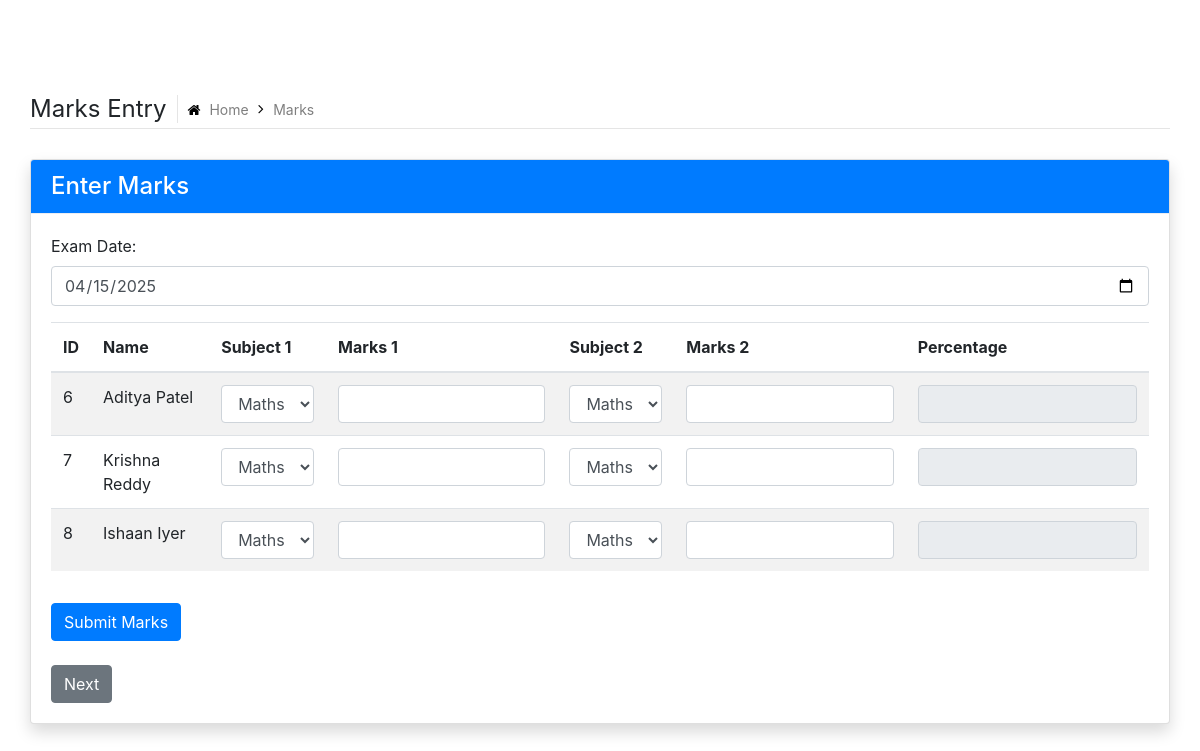
Page /admin/marks-entry.php on the committed database.
### tables this page shows
CREATE TABLE `add_students` (
  `id` int(11) NOT NULL,
  `fname` varchar(30) NOT NULL,
  `lname` varchar(30) NOT NULL,
  `class` int(2) NOT NULL,
  `division` varchar(1) NOT NULL,
  `contact` varchar(10) NOT NULL,
  `roll` int(3) NOT NULL,
  `address` text NOT NULL,
  `father` varchar(30) NOT NULL,
  `mother` varchar(30) NOT NULL,
  `dob` date NOT NULL,
  `admissionDate` date NOT NULL
);

### admin/marks-entry.php (the view, shortened to what this page needs)
<?php
include("databaseConnection.php");
$records_per_page = 3;
$page = isset($_GET['page']) ? (int)$_GET['page'] : 1;
$offset = ($page - 1) * $records_per_page;
$search = isset($_GET['search']) ? $conn->real_escape_string($_GET['search']) : '';
$query = "SELECT * FROM add_students";
$query .= " LIMIT $records_per_page OFFSET $offset";
$students = $conn->query($query);
$count_query = "SELECT COUNT(*) as total FROM add_students";
$count_result = $conn->query($count_query);
$total_records = $count_result->fetch_assoc()['total'];
$total_pages = ceil($total_records / $records_per_page);
?>
<!DOCTYPE html>
<html lang="en">
<head>
    <link rel="stylesheet" href="assets/css/assets.css">
    <link rel="stylesheet" href="assets/css/style.css">
    <link rel="stylesheet" href="assets/css/dashboard.css">
</head>
<body>
<main class="ttr-wrapper">
    <div class="container-fluid">
        <div class="db-breadcrumb">
            <h4 class="breadcrumb-title">Marks Entry</h4>
            <ul class="db-breadcrumb-list">
                <li><a href="#"><i class="fa fa-home"></i> Home</a></li>
                <li>Marks</li>
            </ul>
        </div>
        <div class="row">
            <div class="col-12">
                <div class="card shadow">
                    <div class="card-header bg-primary text-white">
                        <h4 class="mb-0">Enter Marks</h4>
                    </div>
                    <div class="card-body">
                        <form id="marksForm" method="POST" action="submit-marks.php">
    <div class="form-group">
        <label for="exam_date">Exam Date:</label>
        <input type="date" name="exam_date" class="form-control" value="<?= date('Y-m-d'); ?>" required>
    </div>
    <div class="table-responsive">
        <table class="table table-striped">
            <thead>
                <tr>
                    <th>ID</th>
                    <th>Name</th>
                    <th>Subject 1</th>
                    <th>Marks 1</th>
                    <th>Subject 2</th>
                    <th>Marks 2</th>
                    <th>Percentage</th>
                </tr>
            </thead>
            <tbody>
                <?php while ($row = $students->fetch_assoc()): ?>
                    <tr>
                        <td><?= $row['id'] ?></td>
                        <td><?= $row['fname'] . ' ' . $row['lname'] ?></td>
                        <td>
                            <select name="subject1_<?= $row['id'] ?>" class="form-control" required>
                                <option value="Maths">Maths</option>
                            </select>
                        </td>
                        <td>
                            <input type="number" name="marks1_<?= $row['id'] ?>" class="form-control" required>
                        </td>
                        <td>
                            <select name="subject2_<?= $row['id'] ?>" class="form-control" required>
                                <option value="Maths">Maths</option>
                            </select>
                        </td>
                        <td>
                            <input type="number" name="marks2_<?= $row['id'] ?>" class="form-control" required>
                        </td>
                        <td>
                            <input type="text" name="percentage_<?= $row['id'] ?>" class="form-control" readonly>
                        </td>
                    </tr>
                <?php endwhile; ?>
            </tbody>
        </table>
    </div>
    <button type="submit" class="btn btn-primary mt-3">Submit Marks</button>
</form>
                        <div class="pagination mt-4">
                            <?php if ($page < $total_pages): ?>
                                <a href="?page=<?= $page + 1 ?>&search=<?= htmlspecialchars($search) ?>" class="btn btn-secondary">Next</a>
                            <?php endif; ?>
                        </div>
                    </div>
                </div>
            </div>
        </div>
    </div>
</main>
</body>
</html>

### admin/assets/css/dashboard.css (style rules this page uses)
.ttr-wrapper { padding-top: 95px; -webkit-transition: margin 200ms cubic-bezier(0.215, 0.610, 0.355, 1.000); -moz-transition: margin 200ms cubic-bezier(0.215, 0.610, 0.355, 1.000); -o-transition: margin 200ms cubic-bezier(0.215, 0.610, 0.355, 1.000); transition: margin 200ms cubic-bezier(0.215, 0.610, 0.355, 1.000); }
.ttr-wrapper { padding-left:15px; padding-right:15px; }
.db-breadcrumb { display:flex; align-items: center; border-bottom: 1px solid rgba(0,0,0,0.1); padding-bottom: 5px; margin-bottom: 30px; }
.db-breadcrumb-list { list-style:none; margin:0; padding:0; }
.breadcrumb-title { margin-bottom: 0; font-weight: 400; border-right: 1px solid rgba(0,0,0,0.1); padding-right: 10px; margin-right: 10px; line-height: 28px; }
.db-breadcrumb-list li { display: inline-block; color: #7f7f7f; font-size: 14px; padding: 0 20px 0px 0; position:relative; }
.db-breadcrumb-list li i { margin-right:5px; color:#000; }
.db-breadcrumb-list li a { color:#7f7f7f; }
.db-breadcrumb-list li:last-child { padding-right:0; }
.db-breadcrumb-list li:after { font-family: FontAwesome; content: "\f105"; position: absolute; color: #000; right: 5px; font-size: 15px; top: -1px; }
.db-breadcrumb-list li:last-child:after { content:none; }
.card-header { border-bottom: 1px solid #ebedf2; }

### rows in the picture
add_students: id "6", fname "Aditya", lname "Patel", id "Maths"
add_students: id "7", fname "Krishna", lname "Reddy", id "Maths"
add_students: id "8", fname "Ishaan", lname "Iyer", id "Maths"
